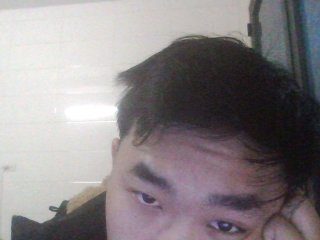
#> input picture PythonCamConnect/storage/thumbnails/2/camera_2_detection_MOTION_20260102_165259.jpg, 320 x 240 px
$ python -i camera_utils.py   (imports and definitions only)
#> lines starting #> are read from the running program, lines starting #| are printed output that depends on the picture
import cv2
import time
import json

def parse_camera_source(connection_type, camera_connection_path, username=None, password=None):
    """
    Parse camera source based on connection type.

    Args:
        connection_type: 'USB' or 'STREAM'
        camera_connection_path: For USB: device path like '/dev/video0' or index like '0'
                               For STREAM: RTSP URL
        username: Username for RTSP authentication (optional)
        password: Password for RTSP authentication (optional)

    Returns:
        Camera source string or index for OpenCV
    """
    if connection_type.upper() == 'USB':
        # Handle both /dev/video0 format and numeric index
        if isinstance(camera_connection_path, str) and camera_connection_path.startswith('/dev/video'):
            # Extract number from /dev/video0, /dev/video1, etc.
            try:
                index = int(camera_connection_path.split('/dev/video')[1])
                return index
            except (ValueError, IndexError):
                return camera_connection_path
        else:
            # Try to convert to int if it's a numeric string
            try:
                return int(camera_connection_path)
            except (ValueError, TypeError):
                return camera_connection_path

    elif connection_type.upper() == 'STREAM':
        # Handle network streams (RTSP, RTMP, HTTP, etc.)
        protocols = ('rtsp://', 'rtmp://', 'http://', 'https://', 'udp://', 'tcp://')
        has_protocol = camera_connection_path.lower().startswith(protocols)

        if username and password:
            # Insert credentials into URL if possible
            # Format: protocol://username:password@host:port/path
            if has_protocol:
                if '@' in camera_connection_path:
                    return camera_connection_path

                # Find the matching protocol to inject credentials after it
                for p in protocols:
                    if camera_connection_path.lower().startswith(p):
                        return f"{camera_connection_path[:len(p)]}{username}:{password}@{camera_connection_path[len(p):]}"
            else:
                # Assume it needs rtsp:// prefix if no protocol is present
                return f"rtsp://{username}:{password}@{camera_connection_path}"
        else:
            # No authentication
            if has_protocol:
                return camera_connection_path

            # Default to RTSP if no protocol specified
            return f"rtsp://{camera_connection_path}"

    return camera_connection_path


# [225 lines left out: functions initialize_camera, get_camera_info, detect_cameras, capture_and_broadcast, not called in this run]


def detect_motion(camera_connection_path, connection_type='USB', username=None, password=None, min_area=500, timeout=10):
    """
    Detects motion from a camera feed and returns the raw frame where motion was detected.

    Args:
        camera_connection_path: Camera path or index.
        connection_type: 'USB' or 'STREAM'.
        username: (Optional) RTSP username.
        password: (Optional) RTSP password.
        min_area: Minimum contour area to be considered motion.
        timeout: Max time in seconds to wait for motion.

    Returns:
        The raw frame (numpy array) if motion detected, else None.
    """
#> called with connection_type = 'USB', min_area = 500, timeout = 10
    source = parse_camera_source(connection_type, camera_connection_path, username, password)
    cap = cv2.VideoCapture(source)

    if not cap.isOpened():
        print(f"[MotionDetect]: Failed to open camera {source}")
        return None

    # Read the first frame to establish a baseline
    ret, baseline_frame = cap.read()
#> baseline_frame is the input picture: shape (240, 320, 3); mean B, G, R 134.3, 131.7, 138
    if not ret:
        print("[MotionDetect]: Failed to read initial frame")
        cap.release()
        return None

    baseline_gray = cv2.cvtColor(baseline_frame, cv2.COLOR_BGR2GRAY)
    baseline_gray = cv2.GaussianBlur(baseline_gray, (21, 21), 0)
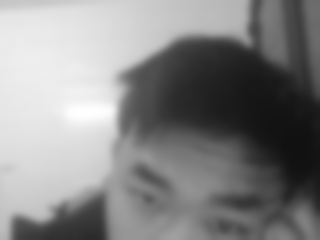
#> baseline_gray: shape (240, 320); min 16, max 254, mean 133.9

    start_time = time.time()
    detected_frame = None

    print(f"[MotionDetect]: Monitoring for motion (timeout={timeout}s)...")

    while (time.time() - start_time) < timeout:
        ret, frame = cap.read()
        if not ret:
            break

        gray = cv2.cvtColor(frame, cv2.COLOR_BGR2GRAY)
        gray = cv2.GaussianBlur(gray, (21, 21), 0)

        # Compute difference between current frame and baseline
        delta = cv2.absdiff(baseline_gray, gray)
#> delta: shape (240, 320); every value is 0
        thresh = cv2.threshold(delta, 25, 255, cv2.THRESH_BINARY)[1]
        thresh = cv2.dilate(thresh, None, iterations=2)

        # Find contours
        contours, _ = cv2.findContours(thresh.copy(), cv2.RETR_EXTERNAL, cv2.CHAIN_APPROX_SIMPLE)
#> contours = []

        motion_found = False
        for c in contours:
            if cv2.contourArea(c) < min_area:
                continue
            motion_found = True
            break
#> this loop made 0 passes

        if motion_found:
            detected_frame = frame
            print("[MotionDetect]: Motion detected!")
            break

    cap.release()
    return detected_frame


# [171 lines left out: function capture_and_broadcast_with_detection, not called in this run]

>>> result = detect_motion('../storage/thumbnails/2/camera_2_detection_MOTION_20260102_165259.jpg')

$ run again, on PythonCamConnect/storage/thumbnails/2/camera_2_detection_MOTION_20260102_165304.jpg
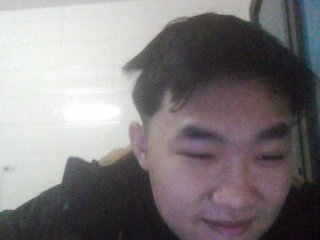
#> input picture PythonCamConnect/storage/thumbnails/2/camera_2_detection_MOTION_20260102_165304.jpg, 320 x 240 px
#> in detect_motion, baseline_frame is the input picture: shape (240, 320, 3); mean B, G, R 125.6, 123.6, 128.6
#> in detect_motion, `baseline_gray = cv2.cvtColor(baseline_frame, cv2.COLOR_BGR2GRAY)`:
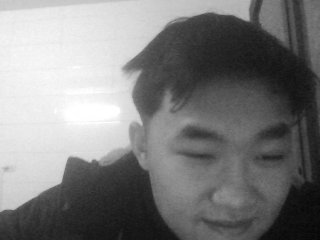
#> baseline_gray: shape (240, 320); min 6, max 255, mean 125.4
#> delta: shape (240, 320); every value is 0
#> contours = []

$ run again, on PythonCamConnect/storage/thumbnails/2/camera_2_detection_MOTION_20260102_165309.jpg
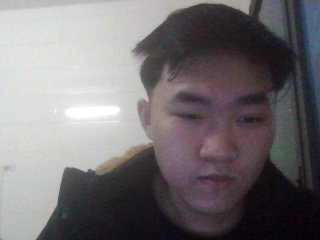
#> input picture PythonCamConnect/storage/thumbnails/2/camera_2_detection_MOTION_20260102_165309.jpg, 320 x 240 px
#> in detect_motion, baseline_frame is the input picture: shape (240, 320, 3); mean B, G, R 115.1, 112.7, 116.9
#> in detect_motion, `baseline_gray = cv2.GaussianBlur(baseline_gray, (21, 21), 0)`:
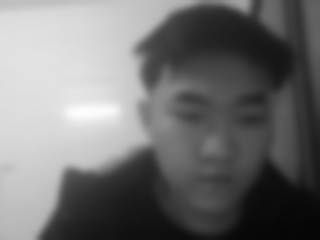
#> baseline_gray: shape (240, 320); min 5, max 253, mean 114.2
#> delta: shape (240, 320); every value is 0
#> contours = []

$ run again, on PythonCamConnect/storage/thumbnails/2/camera_2_detection_MOTION_20260102_165314.jpg
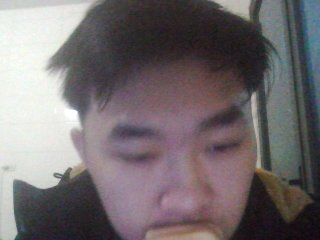
#> input picture PythonCamConnect/storage/thumbnails/2/camera_2_detection_MOTION_20260102_165314.jpg, 320 x 240 px
#> in detect_motion, baseline_frame is the input picture: shape (240, 320, 3); mean B, G, R 111.4, 108.7, 116.1
#> in detect_motion, `baseline_gray = cv2.cvtColor(baseline_frame, cv2.COLOR_BGR2GRAY)`:
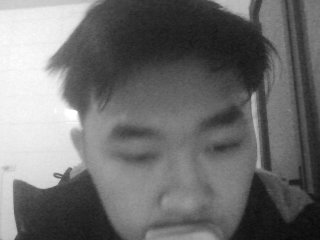
#> baseline_gray: shape (240, 320); min 9, max 255, mean 111.2
#> in detect_motion, `baseline_gray = cv2.GaussianBlur(baseline_gray, (21, 21), 0)`:
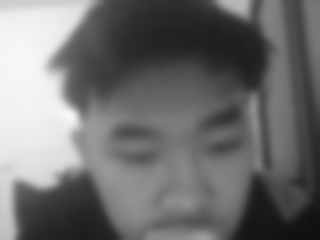
#> baseline_gray: shape (240, 320); min 16, max 248, mean 111.2
#> delta: shape (240, 320); every value is 0
#> contours = []
